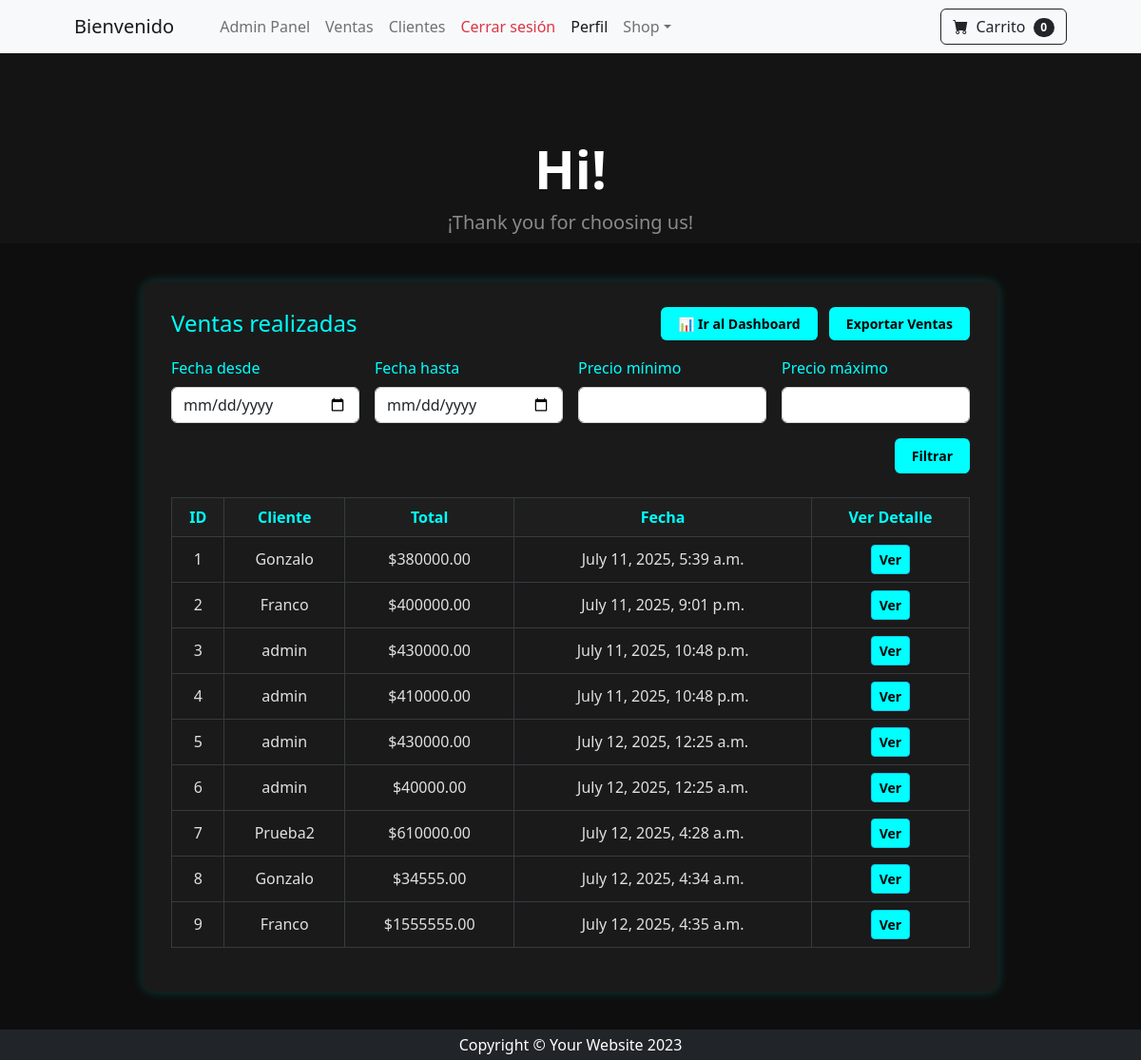
Before: /staf/ventas/ (signed in) with the older database file.
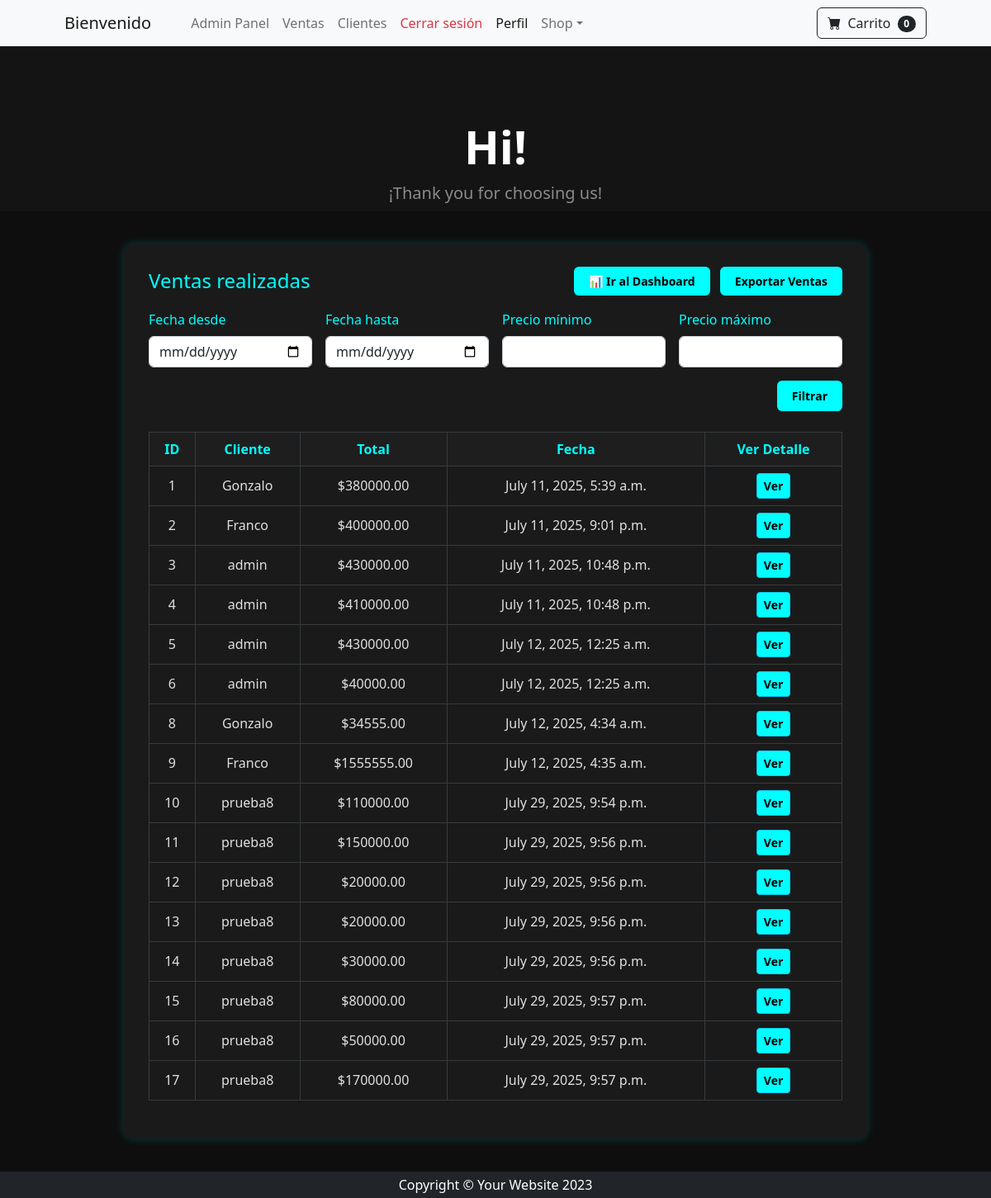
After: the same page with the newer database file.
### core/models.py (models this page shows)
class Venta(models.Model):
    cliente = models.ForeignKey(Cliente, on_delete=models.CASCADE)
    productos = models.ManyToManyField(Producto, through='DetalleVenta')
    total = models.DecimalField(max_digits=10, decimal_places=2)
    fecha = models.DateTimeField(auto_now_add=True)

class Cliente(AbstractUser):
    edad = models.PositiveIntegerField(null=True, blank=True)
    telefono = models.CharField(max_length=15, null=True, blank=True)
    fecha_registro = models.DateTimeField(auto_now_add=True)
    foto = models.ImageField(upload_to='usuarios/fotos/', null=True, blank=True)

### core/views.py (the view)
# urls.py: path('staf/ventas/', views.ventas_report, name='ventas_report'),
@staff_member_required
def ventas_report(request):
    ventas = Venta.objects.all().order_by('fecha')
    fecha_inicio = request.GET.get('fecha_inicio')
    fecha_fin = request.GET.get('fecha_fin')
    precio_min = request.GET.get('precio_min')
    precio_max = request.GET.get('precio_max')
    if fecha_inicio:
        ventas = ventas.filter(fecha__gte=fecha_inicio)
    if fecha_fin:
        ventas = ventas.filter(fecha__lte=fecha_fin)
    if precio_min:
        ventas = ventas.filter(total__gte=precio_min)
    if precio_max:
        ventas = ventas.filter(total__lte=precio_max)
    return render(request, 'core/admin_ventas.html', {'ventas': ventas})

### core/templates/core/admin_ventas.html (shortened to what this page needs)
{% extends 'core/base.html' %}
{% block content %}
<div class="ventas-container">
  <div class="ventas-header">
    <h2>Ventas realizadas</h2>
    <div>
      <a href="{% url 'admin_dashboard' %}" class="btn-exportar me-2">📊 Ir al Dashboard</a>
      <a href="{% url 'exportar_ventas' %}" class="btn-exportar">Exportar Ventas</a>
    </div>
  </div>
  <form method="get" class="row g-3 filtro-form">
    <div class="col-md-3">
      <label class="form-label">Fecha desde</label>
      <input type="date" name="fecha_inicio" class="form-control" value="{{ request.GET.fecha_inicio }}">
    </div>
    <div class="col-md-3">
      <label class="form-label">Fecha hasta</label>
      <input type="date" name="fecha_fin" class="form-control" value="{{ request.GET.fecha_fin }}">
    </div>
    <div class="col-md-3">
      <label class="form-label">Precio mínimo</label>
      <input type="number" name="precio_min" step="0.01" class="form-control" value="{{ request.GET.precio_min }}">
    </div>
    <div class="col-md-3">
      <label class="form-label">Precio máximo</label>
      <input type="number" name="precio_max" step="0.01" class="form-control" value="{{ request.GET.precio_max }}">
    </div>
    <div class="col-12 text-end">
      <button type="submit" class="btn btn-exportar">Filtrar</button>
    </div>
  </form>
  <table class="table table-bordered table-dark table-hover">
    <thead>
      <tr>
        <th>ID</th>
        <th>Cliente</th>
        <th>Total</th>
        <th>Fecha</th>
        <th>Ver Detalle</th>
      </tr>
    </thead>
    <tbody>
      {% for venta in ventas %}
      <tr>
        <td>{{ venta.id }}</td>
        <td>{{ venta.cliente.username }}</td>
        <td>${{ venta.total }}</td>
        <td>{{ venta.fecha }}</td>
        <td><a class="btn btn-sm btn-info" href="{% url 'detalle_venta' venta.id %}">Ver</a></td>
      </tr>
      {% empty %}
      <tr>
        <td colspan="5" class="text-center text-muted">No se encontraron ventas con los filtros aplicados.</td>
      </tr>
      {% endfor %}
    </tbody>
  </table>
</div>
{% endblock %}

Changed rows visible on the page:
removed Venta: id "7", cliente.username "Prueba2", total "610000.00", fecha "July 12, 2025, 4:28 a.m."
added Venta: id "10", cliente.username "prueba8", total "110000.00", fecha "July 29, 2025, 9:54 p.m."
added Venta: id "11", cliente.username "prueba8", total "150000.00", fecha "July 29, 2025, 9:56 p.m."
added Venta: id "12", cliente.username "prueba8", total "20000.00", fecha "July 29, 2025, 9:56 p.m."
added Venta: id "13", cliente.username "prueba8", total "20000.00", fecha "July 29, 2025, 9:56 p.m."
added Venta: id "14", cliente.username "prueba8", total "30000.00", fecha "July 29, 2025, 9:56 p.m."
added Venta: id "15", cliente.username "prueba8", total "80000.00", fecha "July 29, 2025, 9:57 p.m."
added Venta: id "16", cliente.username "prueba8", total "50000.00", fecha "July 29, 2025, 9:57 p.m."
added Venta: id "17", cliente.username "prueba8", total "170000.00", fecha "July 29, 2025, 9:57 p.m."
